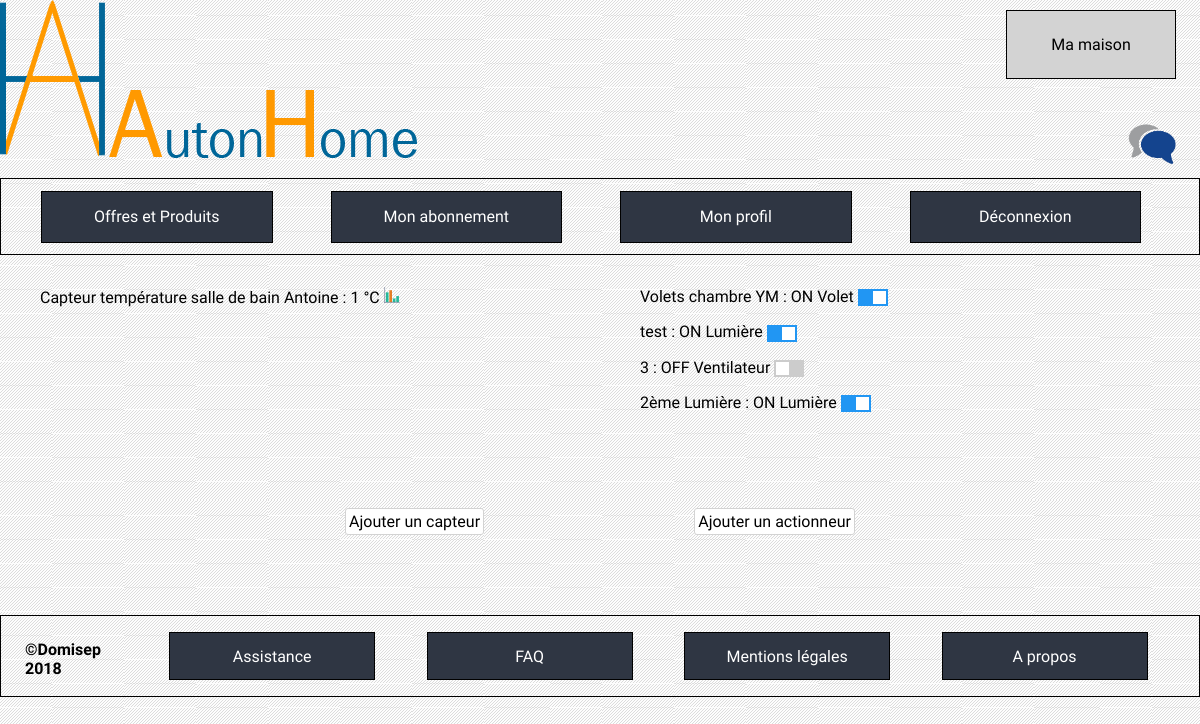
Before: /index.php?cible=mamaison&id=3&idroom=1&roomchoice=4 (signed in) with the older database file.
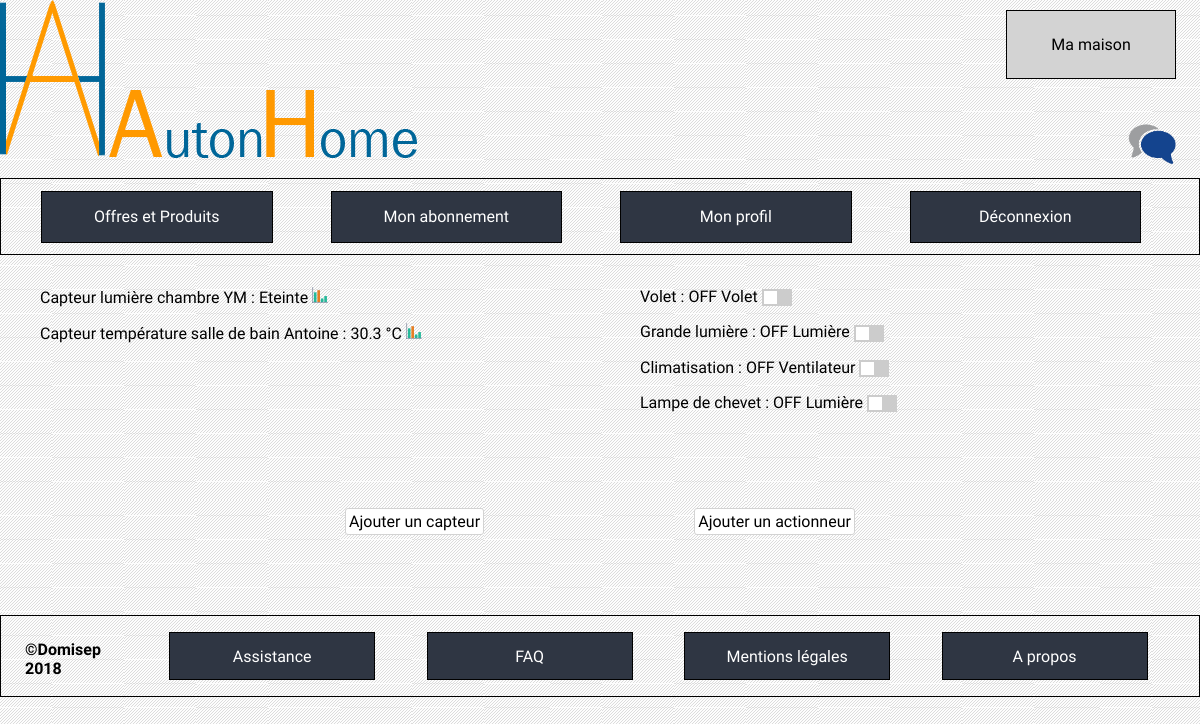
After: the same page with the newer database file.
### tables this page shows
CREATE TABLE `sensor` (
  `ID` int(11) NOT NULL,
  `cardNumber` varchar(255) DEFAULT NULL,
  `objectNumber` varchar(255) DEFAULT NULL,
  `name` varchar(50) NOT NULL,
  `state` varchar(10) NOT NULL,
  `id_room` int(10) NOT NULL,
  `id_sensorType` int(10) NOT NULL
);

CREATE TABLE `effector` (
  `ID` int(11) NOT NULL,
  `cardNumber` varchar(255) DEFAULT NULL,
  `objectNumber` varchar(255) DEFAULT NULL,
  `name` varchar(30) NOT NULL,
  `action` varchar(30) NOT NULL,
  `state` varchar(20) NOT NULL,
  `id_room` int(10) NOT NULL,
  `id_effectorType` int(10) NOT NULL
);

CREATE TABLE `effector_type` (
  `ID` int(11) NOT NULL,
  `type` varchar(20) NOT NULL
);

### controleurs/functions.php (called while the page is built, shortened)
<?php
function isLoggedAsUser(): bool
{
    if(isset($_SESSION["type"])){
        if ($_SESSION["type"]=="user") {
            return true;
        } else {
            return false;
        }
    }
    else{
        return false;
    }
}
function isLoggedAsAdmin()
{
    if(isset($_SESSION["type"])){
        if ($_SESSION["type"]=="admin") {
            return true;
        } else {
            return false;
        }
    }
    else{
        return false;
    }
}

### index.php (called while the page is built, shortened)
<?php
include("controleurs/functions.php");
if(isset($_GET['cible']) && !empty($_GET['cible'])) {
    $url = $_GET['cible'];
} else {
    $url = 'accueil';
}
include('controleurs/' . $url . '.php');

### modele/device.php (called while the page is built, shortened)
<?php
    function getDataFromRoomId($bdd,$idRoom){
        $sensors = $bdd->prepare('
            SELECT sensor.ID,name, dateTime, data.value, state, data.id_sensor, sensor.id_sensorType,cardNumber, objectNumber
            FROM data
              INNER JOIN
              (
                Select MAX(dateTime) as latestDate, value, id_sensor
                FROM data
                Group by id_sensor
              ) max
                on data.dateTime = max.latestDate
                   and data.id_sensor = max.id_sensor
              inner join sensor
                on data.id_sensor = sensor.ID
              inner join sensor_type on sensor.id_sensorType = sensor_type.ID
            where id_room = :idroom
            group by name
        ');
        $effectors = $bdd->prepare('
        select effector.ID, name, action, state, effector_type.type from effector
        inner join
        effector_type on  effector_type.ID = effector.id_effectorType
        where id_room = :idroom
        ');
        $sensors->bindParam('idroom', $idRoom);
        $effectors->bindParam('idroom',$idRoom);
        $sensors->execute();
        $effectors->execute();
        return array($sensors->fetchAll(), $effectors->fetchAll());
}

### vues/roomeffector.php (the view, shortened to what this page needs)
<?php
require ('vues/header_'.$status.'.php');
?>
<section>
    <div class="device-container">
    <div class="sensor-container">
        <?php
        foreach ($devices[0] as $sensor){?>
        <ul>
            <li><?php
                echo($sensor['name'].' : ');
                switch ($sensor["id_sensorType"]){
                    case "1":
                        $value = ($sensor['value']==1111)?"Allumée":"Eteinte";
                        echo($value);
                        break;
                    case "2":
                        $value = strval($sensor['value']/10);
                        echo($value." °C");
                        break;
                }
                echo(' <a href='."index.php?cible=charts&sensor=".$sensor["ID"].'><img src="./ressources/pictures/graph.png"/></a></li>');
                ?>
        </ul>
        <?php }
        ?>
    </div>
    <div class="effector-container">
        <?php
        foreach ($devices[1] as $effector){ ?>
            <ul>
                <li><span><?php echo($effector['name'].' : <span id="effector-'.$effector['ID'].'">'.' '.$effector['action'].' '.'</span>'.$effector['type']);?></span>
                    <?php
                    switch ($effector['type']){
                        case 'Volet':
                            echo('<span><label class="switch">
                              </sp><input onchange="postActionTOR(this.id)" '.($effector["action"]=="ON"?"checked":"").' type="checkbox" class="sliderEffector" id='.$effector["ID"].'>
                              <span class="slider"></span>
                              </label></span>');
                            break;
                        case 'Ventilateur':
                            echo('<span><label class="switch">
                              <input onchange="postActionTOR(this.id)" '.($effector["action"]=="ON"?"checked":"").' type="checkbox" class="sliderEffector" id='.$effector["ID"].'>
                              <span class="slider"></span>
                              </label></span>');
                            break;
                        case 'Lumière':
                            echo('<span><label class="switch">
                              <input onchange="postActionTOR(this.id)" '.($effector["action"]=="ON"?"checked":"").' type="checkbox" class="sliderEffector" id='.$effector["ID"].'>
                              <span class="slider"></span>
                              </label></span>');
                            break;
                    };?></li>
            </ul>
        <?php }
        ?>
    </div>
    </div>
    <div class="add-button">
        <div class="ajoutCapteur">
            <a class="text" href=<?php echo("index.php?cible=ajoutcapteur&id=".$_GET['id'].'&idroom='.$_GET['idroom'].'&roomchoice='.$_GET['roomchoice']); ?>>Ajouter un capteur</a>
        </div>
        <div class="ajoutEffector">
            <a class="text" href=<?php echo("index.php?cible=ajouteffector&id=".$_GET['id'].'&idroom='.$_GET['idroom'].'&roomchoice='.$_GET['roomchoice']); ?>>Ajouter un actionneur</a>
        </div>
    </div>
</section>
<?php require ('footer.php'); ?>

### controleurs/mamaison.php (shortened to what this page needs)
<?php
$section = 'mamaison';
if(isLoggedAsAdmin()){
    $status="AD";
}
elseif (isLoggedAsUser()){
    $status="LU";
}
else{
    $status="UU";
}
if($status=='LU' && !isset($_GET['id'])){
    include ('vues/mamaison.php');
}
elseif($status == 'LU' && isset($_GET['id']) && isset($_GET['idroom']) && isset($_GET['roomchoice'])){
    $devices = getDataFromRoomId($bdd,$_GET['roomchoice']);
    include('vues/roomeffector.php');
}

### vues/header_LU.php (shortened to what this page needs)
<!DOCTYPE html>
<head>
    <link rel="stylesheet" type="text/css" href="vues/CSS/all.css"/>
    <link rel="stylesheet" type="text/css" href="vues/CSS/header_LU.css">
    <link rel="stylesheet" type="text/css" href="vues/CSS/footer.css"/>
    <?php
    echo ('<link rel="stylesheet" type="text/css" href="vues/CSS/'.$section.'.css"/>');
    ?>
</head>
<body>
<header>
    <div class="ma-maison">
        <a href="index.php?cible=mamaison">Ma maison</a>
    </div>
            <a href="index.php?cible=indexforum" ><img src="ressources/logo/forum.jpg" class="forum-logo"/></a>
    <div class="header-title">
        <a href="index.php?cible=accueil"><img src="ressources/logo/logodomisep_logo.png"/></a>
        <a href="index.php?cible=accueil"><img src="ressources/logo/logodomisep_logo_texte.png"/></a>
    </div>
    <nav>
        <ul>
            <a href="index.php?cible=nosoffres">
                <li>
                    Offres et Produits
                </li>
            </a>
            <a href="index.php?cible=monabonnement">
                <li>
                    Mon abonnement
                </li>
            </a>
            <a href="index.php?cible=monprofil">
                <li>
                    Mon profil
                </li>
            </a>
            <a href="index.php?cible=logout">
                <li>
                    Déconnexion
                </li>
            </a>
        </ul>
    </nav>
</header>

### vues/footer.php (shortened to what this page needs)
<link rel="stylesheet" type="text/css" href="vues/CSS/footer.css"/>
<footer>
    <div class="droit-reserve">
        &copy;Domisep 2018
    </div>
    <div class="footer-links">
        <ul>
            <a href="index.php?cible=assistance">
                <li>
                    Assistance
                </li>
            </a>
            <a href="index.php?cible=faq">
                <li>
                    FAQ
                </li>
            </a>
            <a href="index.php?cible=mentionslegales">
                <li>
                    Mentions légales
                </li>
            </a>
            <a href="index.php?cible=apropos">
                <li>
                    A propos
                </li>
            </a>
        </ul>
</footer>
</body>
</html>

### vues/CSS/all.css (style rules this page uses)
body { font-family: 'Muli', sans-serif; background: url("../../ressources/pictures/fondblanc.jpg") fixed ; margin: 0; }

### vues/CSS/header_LU.css (style rules this page uses)
header { margin-bottom: 5px; }
header a { color: black; text-decoration: none ; }
.ma-maison a { display: flex; background-color: lightgrey; border: 1px solid black; width: 10%; padding: 2%; position: absolute; right: 2%; top : 10px; justify-content: center; }
header nav ul { display: flex; flex-direction: row; border: 0.5px solid black; }
header nav a li { display: block; color: white; }
header nav a { text-decoration: none; list-style-type: none; margin-right: 5%; background-color: rgb(47,54,67); border: 1px solid black; line-height: 50px; width: 100%; text-align: center; margin-top: 1%; margin-bottom: 1%; }
.forum-logo { position: absolute; top : 15%; right: 2%; width: 4%; height: auto; }

### vues/CSS/footer.css (style rules this page uses)
footer { border: 0.5px solid black; display: flex; }
footer a { color: black; text-decoration: none ; }
.footer-links { display : flex; width: 100%; }
.footer-links ul { display: flex; justify-content: flex-end; list-style-type: none; width: 100%; }
.footer-links ul a { display: block; margin-right: 5%; background-color: rgb(47,54,67); border: 1px solid black; text-align: center; padding-right: 3%; padding-left: 3%; color: white; width: 100%; padding-top: 1.3%; padding-bottom: 1.3%; }
.droit-reserve { font-size : 100%; font-weight: bold; margin-left: 2%; margin-top: 2%; }

### vues/CSS/mamaison.css (style rules this page uses)
.switch { position: relative; display: inline-block; width: 30px; height: 17px; }
.slider { position: absolute; cursor: pointer; top: 0; left: 0; right: 0; bottom: 0; background-color: #ccc; -webkit-transition: .4s; transition: .4s; }
.slider:before { position: absolute; content: ""; height: 13px; width: 13px; left: 2px; bottom: 2px; background-color: white; -webkit-transition: .4s; transition: .4s; }
.switch { vertical-align: middle; }
.device-container { display: flex; }
.add-button { width: 60%; margin-left: auto; margin-right: auto; display: flex; justify-content: space-around; }
.add-button div { border: 1px solid lightgrey; background-color: white; border-radius: 3px; padding: 3px; }
.add-button div a { color: black; text-decoration: none; }
.effector-container, .sensor-container { width: 50%; }
.device-container div li { list-style: none; }
.add-button div { margin-top: 80px; margin-bottom: 80px; }
input:checked + .slider { background-color: #2196F3; }
input:checked + .slider:before { -webkit-transform: translateX(13px); -ms-transform: translateX(13px); transform: translateX(13px); }

Changed rows visible on the page:
now on this page (row edited): sensor: name "Capteur lumière chambre YM", value "Eteinte"
computed for sensor "Capteur température salle de bain Antoine": value "1" → "30.3"
changed effector "Volet": name "Volets chambre YM" → "Volet"; action "ON" → "OFF"
changed effector: name "test" → "Grande lumière"; action "ON" → "OFF"
changed effector "Ventilateur": name "3" → "Climatisation"
changed effector: name "2ème Lumière" → "Lampe de chevet"; action "ON" → "OFF"
